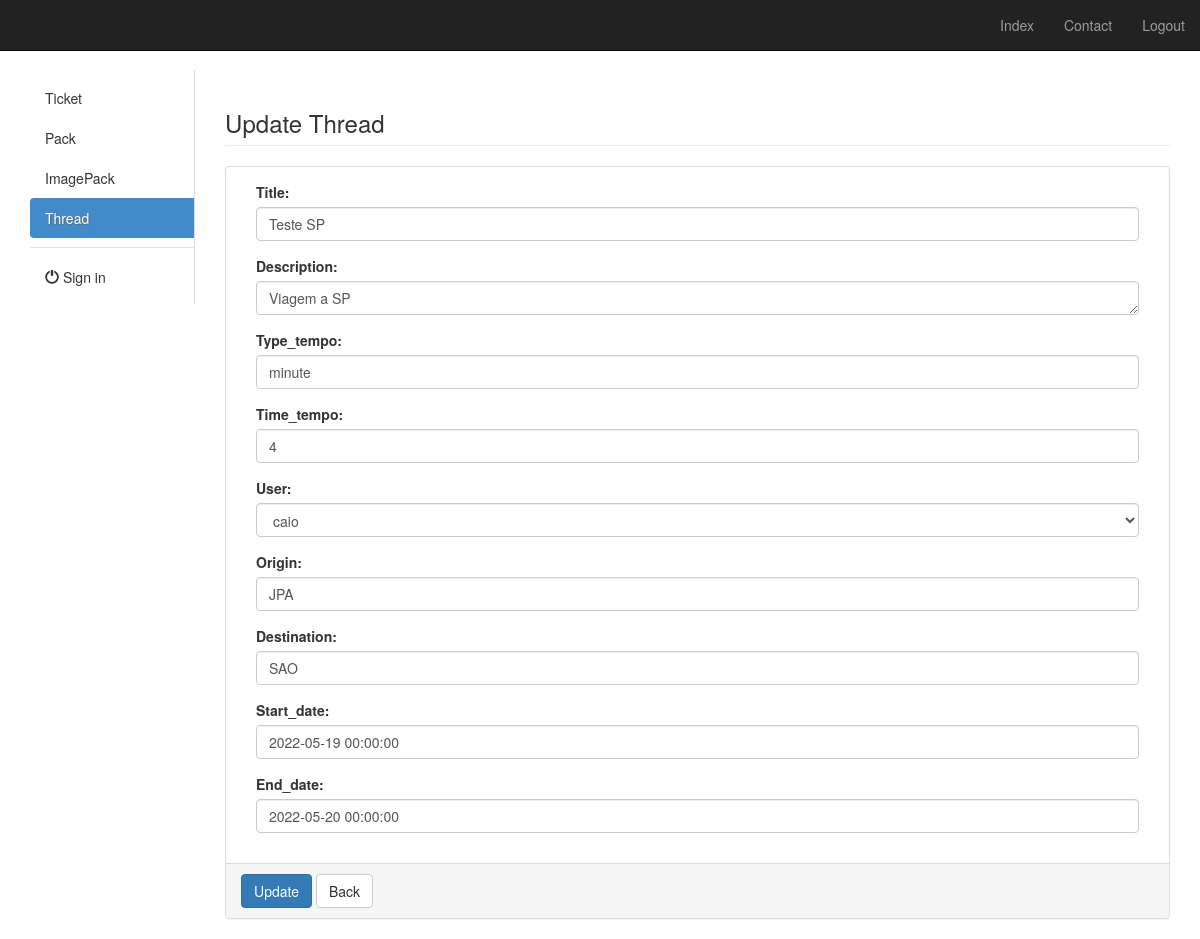
Page /thread/2/update/ (signed in) on the committed database.
### app/models.py (models this page shows, shortened)
class Timestamp(models.Model):
    created_at = models.DateTimeField(auto_now_add=True)
    updated_at = models.DateTimeField(auto_now=True)
    class Meta:
        abstract = True

class Thread(Timestamp):
    title = models.CharField(max_length=255, blank=True, null=True)
    description = models.TextField(blank=True, null=True)
    type_tempo = models.CharField(
        max_length=255, blank=True, null=True, default='hour')
    time_tempo = models.IntegerField(blank=True, null=True, default=4)
    user = models.ForeignKey(
        User, on_delete=models.CASCADE, blank=True, null=True)
    origin = models.CharField(max_length=255, blank=True, null=True)
    destination = models.CharField(max_length=255, blank=True, null=True)
    start_date = models.DateTimeField(blank=True, null=True)
    end_date = models.DateTimeField(blank=True, null=True)

### app/views/thread.py (the view, shortened to what this page needs)
class Update(LoginRequiredMixin, ThreadMixin, PermissionRequiredMixin, ThreadFormSetManagement, UpdateView):
    login_url = '/admin/login/'
    model = Thread
    template_name = 'thread/update.html'
    context_object_name = 'thread'
    form_class = ThreadForm
    permission_required = (
        'app.change_thread'
    )
    def get_initial(self):
        data = super(Update, self).get_initial()
        return data
    def get_context_data(self, **kwargs):
        data = super(Update, self).get_context_data(**kwargs)
        return data

### app/forms.py
class ThreadForm(BaseForm, ModelForm):
    class Meta:
        model = models.Thread
        fields = ("id", "title", "description", "type_tempo", "time_tempo", "user", "origin", "destination", "start_date", "end_date")
        widgets = generate_bootstrap_widgets_for_all_fields(models.Thread)
    def __init__(self, *args, **kwargs):
        super(ThreadForm, self).__init__(*args, **kwargs)

### app/mixins.py (called while the page is built)
    def get_context_data(self, **kwargs):
        context = super(ThreadMixin, self).get_context_data(**kwargs)
        if self.model:
            context['model_name'] = self.model._meta.verbose_name.title()
            context['model_name_plural'] = self.model._meta.verbose_name_plural.title()
        return context

### app/views/thread.py (called while the page is built, shortened)
    def get_context_data(self, **kwargs):
        data = super(ThreadFormSetManagement, self).get_context_data(**kwargs)
        return data

### app/templates/thread/update.html (shortened to what this page needs)
{% extends 'base.html' %}
{% load static %}
{% load form_utils %}
{% block content %}
    <h3 class="page-header">Update Thread</h3>
    <div class="row">
        <div class="col-sm-12">
            <form action="" method="post">
                <div class="panel panel-default">
                    <div class="panel-body">
                        <div class="col-xs-12">
 <div class="form-group">
 <label>Title:</label>
{{ form.title }}
 </div>
 </div>
<div class="col-xs-12">
 <div class="form-group">
 <label>Description:</label>
{{ form.description }}
 </div>
 </div>
<div class="col-xs-12">
 <div class="form-group">
 <label>Type_tempo:</label>
{{ form.type_tempo }}
 </div>
 </div>
<div class="col-xs-12">
 <div class="form-group">
 <label>Time_tempo:</label>
{{ form.time_tempo }}
 </div>
 </div>
<div class="col-xs-12">
 <div class="form-group">
 <label>User:</label>
{{ form.user }}
 </div>
 </div>
<div class="col-xs-12">
 <div class="form-group">
 <label>Origin:</label>
{{ form.origin }}
 </div>
 </div>
<div class="col-xs-12">
 <div class="form-group">
 <label>Destination:</label>
{{ form.destination }}
 </div>
 </div>
<div class="col-xs-12">
 <div class="form-group">
 <label>Start_date:</label>
{{ form.start_date }}
 </div>
 </div>
<div class="col-xs-12">
 <div class="form-group">
 <label>End_date:</label>
{{ form.end_date }}
 </div>
 </div>
                    </div>
                    <div class="panel-footer">
                        <div id="actions" class="row">
                            <div class="col-md-12">
                               <button id="btn_atualizar" class="btn btn-primary" type="submit">
                                    Update
                                </button>
                                <a href="{% url 'THREAD_list' %}" class="btn btn-default">Back</a>
                            </div>
                        </div>
                    </div>
                </div>
            </form>
        </div>
    </div>
{% endblock %}

### rows in the picture
Thread: title "Teste SP", description "Viagem a SP", type_tempo "minute", time_tempo "4", user "caio", origin "JPA", destination "SAO", start_date "2022-05-19 00:00:00", end_date "2022-05-20 00:00:00"
